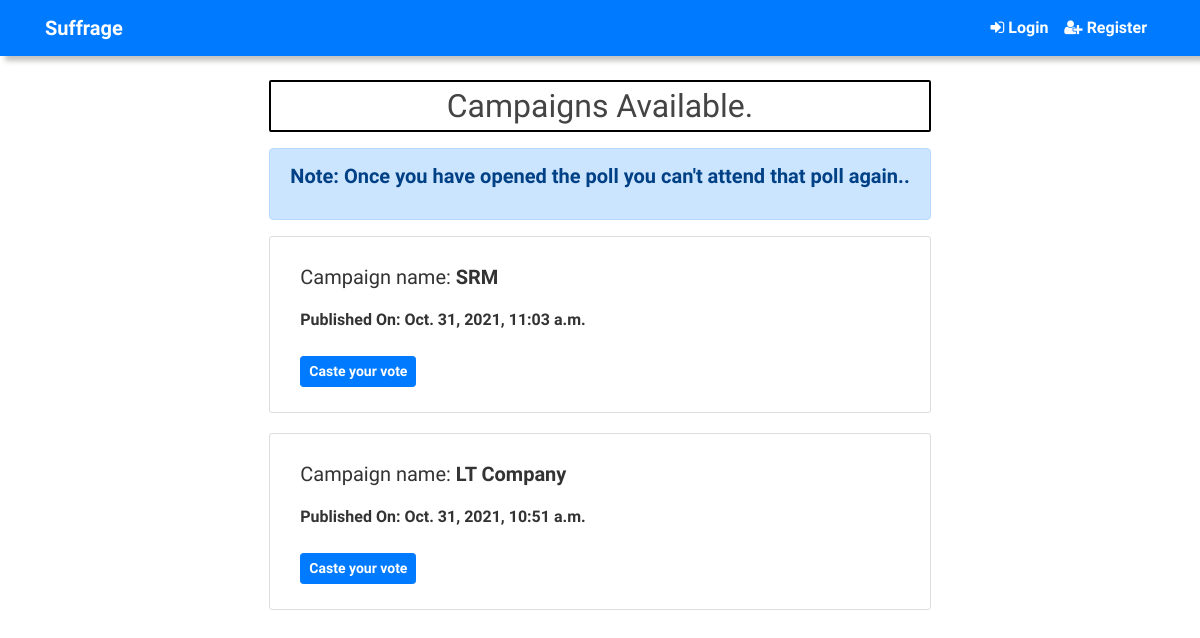
Page /campaigns/ on the committed database.
### campaigns/models.py (models this page shows, shortened)
class Campaign(models.Model):
    organization_name = models.CharField(max_length = 200)
    pub_date = models.DateTimeField('date published')

### campaigns/views.py (the view)
# urls.py: path('', views.index, name ='index'),
def index(request):
	latest_candidate_list = Campaign.objects.order_by('-pub_date')[:5]
	context = {'latest_candidate_list': latest_candidate_list,}
	return render(request, 'campaigns/index.html', context)

### templates/campaigns/index.html (shortened to what this page needs)
{% extends 'base.html' %}
{% block content %}
<h2 class ="text-center mb-3" style="border: 2px solid black; border-radius: 2px; padding: 5px;">Campaigns Available.</h2>
<div class="alert alert-primary" role="alert">
<p><b>Note: Once you have opened the poll you can't attend that poll again..</b></p>
</div>
{% if latest_candidate_list %}
{% for campaign in latest_candidate_list %}
<div class = "content-section">
<div class ="card-mb-3">
	<div class ="card-body">
		<p>Campaign name: <b>{{ campaign.organization_name }}</b></p>
		<b>Published On: {{ campaign.pub_date }}</b><br><br>
		<a href ="{% url 'campaigns:detail' campaign.id %}" class ="btn btn-primary btn-sm"><b>Caste your vote</b></a>
	</div>
</div>
</div>
{% endfor %}
{% else %}
<p>No Campaigns available</p>
{% endif %}
{% endblock %}

### static/css/main.css (style rules this page uses)
body { margin-top: 5rem; color: #333333; font-family: 'Zen Kurenaido', sans-serif; }
p { font-size:20px; }
.content-section { background: #ffffff; padding: 5px 10px; border: 1px solid #dddddd; border-radius: 3px; margin-bottom: 20px; word-wrap: break-word; box-sizing: border-box; }
a { cursor: pointer; text-decoration: none; font-size: medium; }
h1, h2, h3, h4, h5, h6 { color: #444444; }

### rows in the picture
Campaign: organization_name "SRM", pub_date "Oct. 31, 2021, 11:03 a.m."
Campaign: organization_name "LT Company", pub_date "Oct. 31, 2021, 10:51 a.m."
